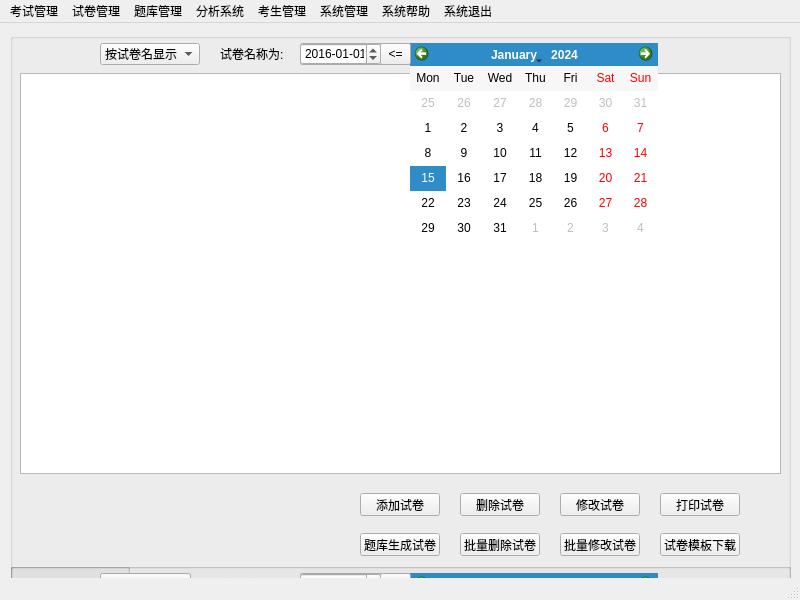
<?xml version="1.0" encoding="UTF-8"?>
<ui version="4.0">
 <class>ManageForm</class>
 <widget class="QMainWindow" name="ManageForm">
  <property name="geometry">
   <rect>
    <x>0</x>
    <y>0</y>
    <width>800</width>
    <height>600</height>
   </rect>
  </property>
  <property name="windowTitle">
   <string>教师管理</string>
  </property>
  <widget class="QWidget" name="centralwidget">
   <widget class="QGroupBox" name="groupBox_View">
    <property name="enabled">
     <bool>true</bool>
    </property>
    <property name="geometry">
     <rect>
      <x>10</x>
      <y>540</y>
      <width>781</width>
      <height>551</height>
     </rect>
    </property>
    <property name="title">
     <string/>
    </property>
    <widget class="QTableView" name="tableView">
     <property name="geometry">
      <rect>
       <x>10</x>
       <y>40</y>
       <width>761</width>
       <height>401</height>
      </rect>
     </property>
     <property name="selectionBehavior">
      <enum>QAbstractItemView::SelectRows</enum>
     </property>
    </widget>
    <widget class="QComboBox" name="comboBox__Select">
     <property name="geometry">
      <rect>
       <x>90</x>
       <y>10</y>
       <width>91</width>
       <height>22</height>
      </rect>
     </property>
     <item>
      <property name="text">
       <string>按班级显示</string>
      </property>
     </item>
     <item>
      <property name="text">
       <string>按姓名显示</string>
      </property>
     </item>
     <item>
      <property name="text">
       <string>按学号显示</string>
      </property>
     </item>
    </widget>
    <widget class="QLineEdit" name="lineEdit_Select">
     <property name="geometry">
      <rect>
       <x>290</x>
       <y>10</y>
       <width>201</width>
       <height>22</height>
      </rect>
     </property>
    </widget>
    <widget class="QPushButton" name="pushButton_Select">
     <property name="geometry">
      <rect>
       <x>520</x>
       <y>10</y>
       <width>75</width>
       <height>23</height>
      </rect>
     </property>
     <property name="text">
      <string>浏览考生</string>
     </property>
    </widget>
    <widget class="QLabel" name="label_Select">
     <property name="geometry">
      <rect>
       <x>210</x>
       <y>10</y>
       <width>71</width>
       <height>22</height>
      </rect>
     </property>
     <property name="text">
      <string>班级名称为:</string>
     </property>
    </widget>
    <widget class="QLabel" name="label_Count">
     <property name="geometry">
      <rect>
       <x>20</x>
       <y>450</y>
       <width>171</width>
       <height>23</height>
      </rect>
     </property>
     <property name="text">
      <string/>
     </property>
    </widget>
    <widget class="QPushButton" name="pushButton_Add">
     <property name="geometry">
      <rect>
       <x>350</x>
       <y>460</y>
       <width>80</width>
       <height>23</height>
      </rect>
     </property>
     <property name="text">
      <string>添加考生</string>
     </property>
    </widget>
    <widget class="QPushButton" name="pushButton_Del">
     <property name="geometry">
      <rect>
       <x>450</x>
       <y>460</y>
       <width>80</width>
       <height>23</height>
      </rect>
     </property>
     <property name="text">
      <string>删除考生</string>
     </property>
    </widget>
    <widget class="QPushButton" name="pushButton_Edit">
     <property name="geometry">
      <rect>
       <x>550</x>
       <y>460</y>
       <width>80</width>
       <height>23</height>
      </rect>
     </property>
     <property name="text">
      <string>修改考生</string>
     </property>
    </widget>
    <widget class="QPushButton" name="pushButton_Import">
     <property name="geometry">
      <rect>
       <x>650</x>
       <y>460</y>
       <width>80</width>
       <height>23</height>
      </rect>
     </property>
     <property name="text">
      <string>导入考生</string>
     </property>
    </widget>
    <widget class="QPushButton" name="pushButton_Build">
     <property name="geometry">
      <rect>
       <x>350</x>
       <y>500</y>
       <width>80</width>
       <height>23</height>
      </rect>
     </property>
     <property name="text">
      <string>随机生成考生</string>
     </property>
    </widget>
    <widget class="QPushButton" name="pushButton_Delgroup">
     <property name="geometry">
      <rect>
       <x>450</x>
       <y>500</y>
       <width>80</width>
       <height>23</height>
      </rect>
     </property>
     <property name="text">
      <string>批量删除考生</string>
     </property>
    </widget>
    <widget class="QPushButton" name="pushButton_Editgroup">
     <property name="geometry">
      <rect>
       <x>550</x>
       <y>500</y>
       <width>80</width>
       <height>23</height>
      </rect>
     </property>
     <property name="text">
      <string>批量修改考生</string>
     </property>
    </widget>
    <widget class="QPushButton" name="pushButton_Template">
     <property name="geometry">
      <rect>
       <x>650</x>
       <y>500</y>
       <width>80</width>
       <height>23</height>
      </rect>
     </property>
     <property name="text">
      <string>导入模板下载</string>
     </property>
    </widget>
   </widget>
   <widget class="QGroupBox" name="groupBox_Teststat">
    <property name="geometry">
     <rect>
      <x>10</x>
      <y>540</y>
      <width>120</width>
      <height>80</height>
     </rect>
    </property>
    <property name="title">
     <string/>
    </property>
    <widget class="QPushButton" name="pushButton">
     <property name="geometry">
      <rect>
       <x>20</x>
       <y>30</y>
       <width>75</width>
       <height>23</height>
      </rect>
     </property>
     <property name="text">
      <string>PushButton</string>
     </property>
    </widget>
   </widget>
   <widget class="QGroupBox" name="groupBox_Paperstat">
    <property name="geometry">
     <rect>
      <x>10</x>
      <y>540</y>
      <width>120</width>
      <height>80</height>
     </rect>
    </property>
    <property name="title">
     <string/>
    </property>
    <widget class="QRadioButton" name="radioButton">
     <property name="geometry">
      <rect>
       <x>20</x>
       <y>40</y>
       <width>89</width>
       <height>16</height>
      </rect>
     </property>
     <property name="text">
      <string>RadioButton</string>
     </property>
    </widget>
   </widget>
   <widget class="QGroupBox" name="groupBox_Question">
    <property name="enabled">
     <bool>true</bool>
    </property>
    <property name="geometry">
     <rect>
      <x>10</x>
      <y>540</y>
      <width>781</width>
      <height>551</height>
     </rect>
    </property>
    <property name="title">
     <string/>
    </property>
    <widget class="QTableView" name="tableView_Q">
     <property name="geometry">
      <rect>
       <x>10</x>
       <y>40</y>
       <width>761</width>
       <height>401</height>
      </rect>
     </property>
     <property name="editTriggers">
      <set>QAbstractItemView::NoEditTriggers</set>
     </property>
     <property name="selectionBehavior">
      <enum>QAbstractItemView::SelectRows</enum>
     </property>
     <property name="wordWrap">
      <bool>false</bool>
     </property>
     <attribute name="horizontalHeaderDefaultSectionSize">
      <number>120</number>
     </attribute>
     <attribute name="horizontalHeaderMinimumSectionSize">
      <number>25</number>
     </attribute>
     <attribute name="verticalHeaderDefaultSectionSize">
      <number>30</number>
     </attribute>
     <attribute name="verticalHeaderMinimumSectionSize">
      <number>25</number>
     </attribute>
    </widget>
    <widget class="QComboBox" name="comboBox__QSelect">
     <property name="geometry">
      <rect>
       <x>90</x>
       <y>10</y>
       <width>91</width>
       <height>22</height>
      </rect>
     </property>
     <item>
      <property name="text">
       <string>按题名显示</string>
      </property>
     </item>
     <item>
      <property name="text">
       <string>按题型显示</string>
      </property>
     </item>
     <item>
      <property name="text">
       <string>按出题人显示</string>
      </property>
     </item>
     <item>
      <property name="text">
       <string>按出题时间</string>
      </property>
     </item>
     <item>
      <property name="text">
       <string>按题目难度</string>
      </property>
     </item>
     <item>
      <property name="text">
       <string>按关键字显示</string>
      </property>
     </item>
    </widget>
    <widget class="QLineEdit" name="lineEdit_QSelect">
     <property name="geometry">
      <rect>
       <x>290</x>
       <y>10</y>
       <width>201</width>
       <height>22</height>
      </rect>
     </property>
    </widget>
    <widget class="QPushButton" name="pushButton_QSelect">
     <property name="geometry">
      <rect>
       <x>520</x>
       <y>10</y>
       <width>75</width>
       <height>23</height>
      </rect>
     </property>
     <property name="text">
      <string>浏览试题</string>
     </property>
    </widget>
    <widget class="QLabel" name="label_QSelect">
     <property name="geometry">
      <rect>
       <x>210</x>
       <y>10</y>
       <width>71</width>
       <height>22</height>
      </rect>
     </property>
     <property name="text">
      <string>试题名称为:</string>
     </property>
    </widget>
    <widget class="QLabel" name="label_QCount">
     <property name="geometry">
      <rect>
       <x>20</x>
       <y>450</y>
       <width>241</width>
       <height>61</height>
      </rect>
     </property>
     <property name="text">
      <string/>
     </property>
    </widget>
    <widget class="QPushButton" name="pushButton_QAdd">
     <property name="geometry">
      <rect>
       <x>350</x>
       <y>460</y>
       <width>80</width>
       <height>23</height>
      </rect>
     </property>
     <property name="text">
      <string>添加试题</string>
     </property>
    </widget>
    <widget class="QPushButton" name="pushButton_QDel">
     <property name="geometry">
      <rect>
       <x>450</x>
       <y>460</y>
       <width>80</width>
       <height>23</height>
      </rect>
     </property>
     <property name="text">
      <string>删除试题</string>
     </property>
    </widget>
    <widget class="QPushButton" name="pushButton_QEdit">
     <property name="geometry">
      <rect>
       <x>550</x>
       <y>460</y>
       <width>80</width>
       <height>23</height>
      </rect>
     </property>
     <property name="text">
      <string>修改试题</string>
     </property>
    </widget>
    <widget class="QPushButton" name="pushButton_QImport">
     <property name="geometry">
      <rect>
       <x>650</x>
       <y>460</y>
       <width>80</width>
       <height>23</height>
      </rect>
     </property>
     <property name="text">
      <string>导入试题</string>
     </property>
    </widget>
    <widget class="QPushButton" name="pushButton_QDelgroup">
     <property name="geometry">
      <rect>
       <x>450</x>
       <y>500</y>
       <width>80</width>
       <height>23</height>
      </rect>
     </property>
     <property name="text">
      <string>批量删除试题</string>
     </property>
    </widget>
    <widget class="QPushButton" name="pushButton_QEditgroup">
     <property name="geometry">
      <rect>
       <x>550</x>
       <y>500</y>
       <width>80</width>
       <height>23</height>
      </rect>
     </property>
     <property name="text">
      <string>批量修改试题</string>
     </property>
    </widget>
    <widget class="QPushButton" name="pushButton_QTemplate">
     <property name="geometry">
      <rect>
       <x>650</x>
       <y>500</y>
       <width>80</width>
       <height>23</height>
      </rect>
     </property>
     <property name="text">
      <string>导入模板下载</string>
     </property>
    </widget>
    <widget class="QComboBox" name="comboBox_QType">
     <property name="geometry">
      <rect>
       <x>290</x>
       <y>10</y>
       <width>69</width>
       <height>22</height>
      </rect>
     </property>
    </widget>
    <widget class="QLabel" name="label_Difficulty">
     <property name="geometry">
      <rect>
       <x>360</x>
       <y>10</y>
       <width>130</width>
       <height>22</height>
      </rect>
     </property>
     <property name="text">
      <string>注意:数值越大难度越大</string>
     </property>
    </widget>
    <widget class="QDateEdit" name="dateEdit_QSelect">
     <property name="geometry">
      <rect>
       <x>290</x>
       <y>10</y>
       <width>81</width>
       <height>22</height>
      </rect>
     </property>
     <property name="displayFormat">
      <string>yyyy-MM-dd</string>
     </property>
     <property name="date">
      <date>
       <year>2016</year>
       <month>1</month>
       <day>1</day>
      </date>
     </property>
    </widget>
    <widget class="QCalendarWidget" name="calendarWidget_Q">
     <property name="geometry">
      <rect>
       <x>400</x>
       <y>10</y>
       <width>248</width>
       <height>197</height>
      </rect>
     </property>
     <property name="verticalHeaderFormat">
      <enum>QCalendarWidget::NoVerticalHeader</enum>
     </property>
    </widget>
    <widget class="QToolButton" name="toolButton_Q">
     <property name="geometry">
      <rect>
       <x>370</x>
       <y>10</y>
       <width>31</width>
       <height>22</height>
      </rect>
     </property>
     <property name="text">
      <string>&lt;=</string>
     </property>
    </widget>
   </widget>
   <widget class="QGroupBox" name="groupBox_Paperbank">
    <property name="enabled">
     <bool>true</bool>
    </property>
    <property name="geometry">
     <rect>
      <x>10</x>
      <y>10</y>
      <width>781</width>
      <height>551</height>
     </rect>
    </property>
    <property name="title">
     <string/>
    </property>
    <widget class="QTableView" name="tableView_PB">
     <property name="geometry">
      <rect>
       <x>10</x>
       <y>40</y>
       <width>761</width>
       <height>401</height>
      </rect>
     </property>
     <property name="editTriggers">
      <set>QAbstractItemView::NoEditTriggers</set>
     </property>
     <property name="selectionBehavior">
      <enum>QAbstractItemView::SelectRows</enum>
     </property>
     <property name="wordWrap">
      <bool>false</bool>
     </property>
     <attribute name="horizontalHeaderDefaultSectionSize">
      <number>120</number>
     </attribute>
     <attribute name="horizontalHeaderMinimumSectionSize">
      <number>25</number>
     </attribute>
     <attribute name="verticalHeaderDefaultSectionSize">
      <number>30</number>
     </attribute>
     <attribute name="verticalHeaderMinimumSectionSize">
      <number>25</number>
     </attribute>
    </widget>
    <widget class="QComboBox" name="comboBox__PBSelect">
     <property name="geometry">
      <rect>
       <x>90</x>
       <y>10</y>
       <width>100</width>
       <height>22</height>
      </rect>
     </property>
     <item>
      <property name="text">
       <string>按试卷名显示</string>
      </property>
     </item>
     <item>
      <property name="text">
       <string>含主观题显示</string>
      </property>
     </item>
     <item>
      <property name="text">
       <string>按出卷人显示</string>
      </property>
     </item>
     <item>
      <property name="text">
       <string>按出卷时间</string>
      </property>
     </item>
     <item>
      <property name="text">
       <string>试卷用途显示</string>
      </property>
     </item>
    </widget>
    <widget class="QLineEdit" name="lineEdit_PBSelect">
     <property name="geometry">
      <rect>
       <x>290</x>
       <y>10</y>
       <width>201</width>
       <height>22</height>
      </rect>
     </property>
    </widget>
    <widget class="QPushButton" name="pushButton_PBSelect">
     <property name="geometry">
      <rect>
       <x>520</x>
       <y>10</y>
       <width>75</width>
       <height>23</height>
      </rect>
     </property>
     <property name="text">
      <string>浏览试卷</string>
     </property>
    </widget>
    <widget class="QLabel" name="label_PBSelect">
     <property name="geometry">
      <rect>
       <x>210</x>
       <y>10</y>
       <width>71</width>
       <height>22</height>
      </rect>
     </property>
     <property name="text">
      <string>试卷名称为:</string>
     </property>
    </widget>
    <widget class="QLabel" name="label_PBCount">
     <property name="geometry">
      <rect>
       <x>20</x>
       <y>450</y>
       <width>241</width>
       <height>61</height>
      </rect>
     </property>
     <property name="text">
      <string/>
     </property>
    </widget>
    <widget class="QPushButton" name="pushButton_PBAdd">
     <property name="geometry">
      <rect>
       <x>350</x>
       <y>460</y>
       <width>80</width>
       <height>23</height>
      </rect>
     </property>
     <property name="text">
      <string>添加试卷</string>
     </property>
    </widget>
    <widget class="QPushButton" name="pushButton_PBDel">
     <property name="geometry">
      <rect>
       <x>450</x>
       <y>460</y>
       <width>80</width>
       <height>23</height>
      </rect>
     </property>
     <property name="text">
      <string>删除试卷</string>
     </property>
    </widget>
    <widget class="QPushButton" name="pushButton_PBEdit">
     <property name="geometry">
      <rect>
       <x>550</x>
       <y>460</y>
       <width>80</width>
       <height>23</height>
      </rect>
     </property>
     <property name="text">
      <string>修改试卷</string>
     </property>
    </widget>
    <widget class="QPushButton" name="pushButton_PBPrint">
     <property name="geometry">
      <rect>
       <x>650</x>
       <y>460</y>
       <width>80</width>
       <height>23</height>
      </rect>
     </property>
     <property name="text">
      <string>打印试卷</string>
     </property>
    </widget>
    <widget class="QPushButton" name="pushButton_PBDelgroup">
     <property name="geometry">
      <rect>
       <x>450</x>
       <y>500</y>
       <width>80</width>
       <height>23</height>
      </rect>
     </property>
     <property name="text">
      <string>批量删除试卷</string>
     </property>
    </widget>
    <widget class="QPushButton" name="pushButton_PBEditgroup">
     <property name="geometry">
      <rect>
       <x>550</x>
       <y>500</y>
       <width>80</width>
       <height>23</height>
      </rect>
     </property>
     <property name="text">
      <string>批量修改试卷</string>
     </property>
    </widget>
    <widget class="QPushButton" name="pushButton_PBTemplate">
     <property name="geometry">
      <rect>
       <x>650</x>
       <y>500</y>
       <width>80</width>
       <height>23</height>
      </rect>
     </property>
     <property name="text">
      <string>试卷模板下载</string>
     </property>
    </widget>
    <widget class="QComboBox" name="comboBox_PBType">
     <property name="geometry">
      <rect>
       <x>290</x>
       <y>10</y>
       <width>69</width>
       <height>22</height>
      </rect>
     </property>
    </widget>
    <widget class="QPushButton" name="pushButton_PBBuild">
     <property name="geometry">
      <rect>
       <x>350</x>
       <y>500</y>
       <width>80</width>
       <height>23</height>
      </rect>
     </property>
     <property name="text">
      <string>题库生成试卷</string>
     </property>
    </widget>
    <widget class="QDateEdit" name="dateEdit_PBSelect">
     <property name="geometry">
      <rect>
       <x>290</x>
       <y>10</y>
       <width>81</width>
       <height>22</height>
      </rect>
     </property>
     <property name="displayFormat">
      <string>yyyy-MM-dd</string>
     </property>
     <property name="date">
      <date>
       <year>2016</year>
       <month>1</month>
       <day>1</day>
      </date>
     </property>
    </widget>
    <widget class="QCalendarWidget" name="calendarWidget_PB">
     <property name="geometry">
      <rect>
       <x>400</x>
       <y>10</y>
       <width>248</width>
       <height>197</height>
      </rect>
     </property>
     <property name="verticalHeaderFormat">
      <enum>QCalendarWidget::NoVerticalHeader</enum>
     </property>
    </widget>
    <widget class="QToolButton" name="toolButton_PB">
     <property name="geometry">
      <rect>
       <x>370</x>
       <y>10</y>
       <width>31</width>
       <height>22</height>
      </rect>
     </property>
     <property name="text">
      <string>&lt;=</string>
     </property>
    </widget>
   </widget>
  </widget>
  <widget class="QMenuBar" name="menubar_Test">
   <property name="geometry">
    <rect>
     <x>0</x>
     <y>0</y>
     <width>800</width>
     <height>23</height>
    </rect>
   </property>
   <widget class="QMenu" name="menu_Test">
    <property name="title">
     <string>考试管理</string>
    </property>
   </widget>
   <widget class="QMenu" name="menu_Paper">
    <property name="title">
     <string>试卷管理</string>
    </property>
    <addaction name="action_Paperbank"/>
    <addaction name="action_Paperimort"/>
   </widget>
   <widget class="QMenu" name="menu_Title">
    <property name="title">
     <string>题库管理</string>
    </property>
    <addaction name="action_Question"/>
   </widget>
   <widget class="QMenu" name="menu_Statistics">
    <property name="title">
     <string>分析系统</string>
    </property>
    <addaction name="actionTeststat"/>
    <addaction name="actionPaperstat"/>
   </widget>
   <widget class="QMenu" name="menu_Student">
    <property name="title">
     <string>考生管理</string>
    </property>
    <addaction name="actionStuView"/>
   </widget>
   <widget class="QMenu" name="menu_System">
    <property name="title">
     <string>系统管理</string>
    </property>
    <addaction name="actionPassword"/>
   </widget>
   <widget class="QMenu" name="menu_Help">
    <property name="title">
     <string>系统帮助</string>
    </property>
    <addaction name="action_Help"/>
    <addaction name="action_About"/>
   </widget>
   <widget class="QMenu" name="menu_Exit">
    <property name="title">
     <string>系统退出</string>
    </property>
    <addaction name="action_Exit"/>
   </widget>
   <addaction name="menu_Test"/>
   <addaction name="menu_Paper"/>
   <addaction name="menu_Title"/>
   <addaction name="menu_Statistics"/>
   <addaction name="menu_Student"/>
   <addaction name="menu_System"/>
   <addaction name="menu_Help"/>
   <addaction name="menu_Exit"/>
  </widget>
  <widget class="QStatusBar" name="statusbar"/>
  <action name="action_Exit">
   <property name="text">
    <string>退出系统</string>
   </property>
  </action>
  <action name="action_Help">
   <property name="text">
    <string>帮助文件</string>
   </property>
  </action>
  <action name="action_About">
   <property name="text">
    <string>关于系统</string>
   </property>
  </action>
  <action name="actionPassword">
   <property name="text">
    <string>修改登录密码</string>
   </property>
  </action>
  <action name="actionStuView">
   <property name="text">
    <string>浏览考生</string>
   </property>
  </action>
  <action name="actionTeststat">
   <property name="text">
    <string>考试分析</string>
   </property>
  </action>
  <action name="actionPaperstat">
   <property name="text">
    <string>试卷分析</string>
   </property>
  </action>
  <action name="action_Question">
   <property name="text">
    <string>题库浏览</string>
   </property>
  </action>
  <action name="action_Paperbank">
   <property name="text">
    <string>题库试卷浏览</string>
   </property>
  </action>
  <action name="action_Paperimort">
   <property name="text">
    <string>导入试卷浏览</string>
   </property>
  </action>
 </widget>
 <resources/>
 <connections/>
</ui>
